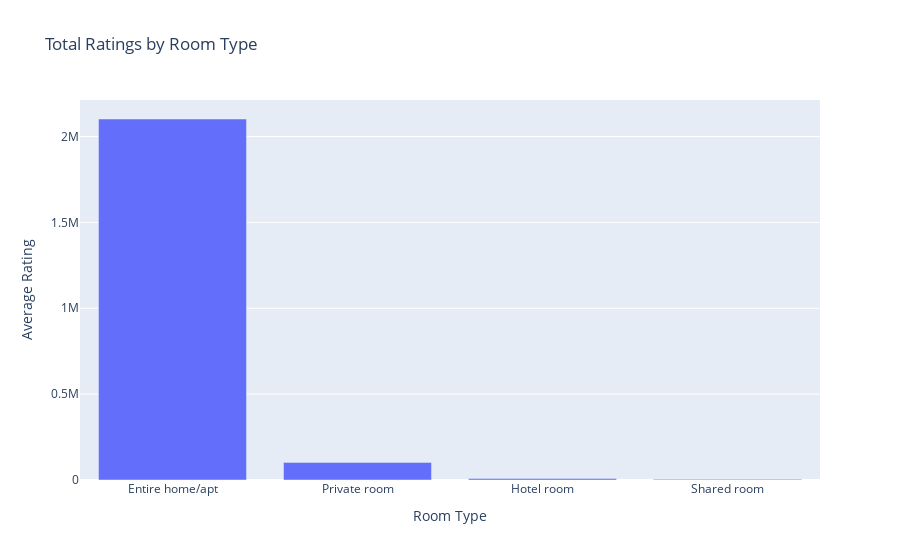

The cell this chart's notebook holds for it:
### Code cell
# Which types of rooms receive the highest ratings?


# Group by 'room_type' and calculate the mean rating
room_type_ratings = df.groupby('room_type')['rating'].sum().sort_values(ascending=False)

# Create a bar plot using plotly
fig = go.Figure(go.Bar(
    x=room_type_ratings.index,
    y=room_type_ratings.values,
))

fig.update_layout(
    title='Total Ratings by Room Type',
    xaxis_title='Room Type',
    yaxis_title='Average Rating'
)

fig.show()

### Figure 1 — Plotly figure (JSON) as saved in the notebook; plotly's stock layout.template omitted (floating-point values rounded to 4 significant figures)
{"data": [{"type": "bar", "x": ["Entire home/apt", "Private room", "Hotel room", "Shared room"], "y": [2102000.0, 102400.0, 9129.0, 3830.0]}], "layout": {"title": {"text": "Total Ratings by Room Type"}, "xaxis": {"title": {"text": "Room Type"}}, "yaxis": {"title": {"text": "Average Rating"}}}}
